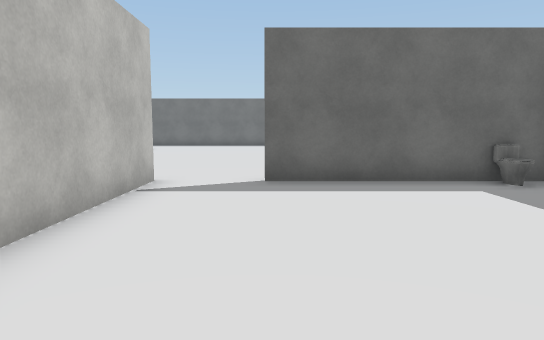
view 1 (above)

18 first-person views from a walk through a Unity game level. The camera is 1.4 m above the floor, tilts 6° down and sees 70° across. The floor is counted in squares, 1.44 m on a side. Each view is taken from the middle of a square. On the plan, view 1 faces up. The plan holds only what a view shows up to about 13 squares ahead; the rest is blank. The player character is not drawn. Door leaves are left out, so doorways stand open. Some surface patterns are stand-ins.

view 2
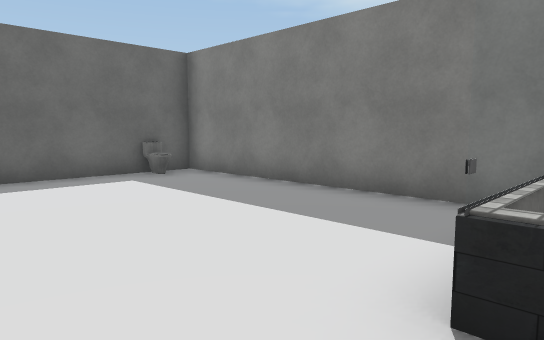

view 3
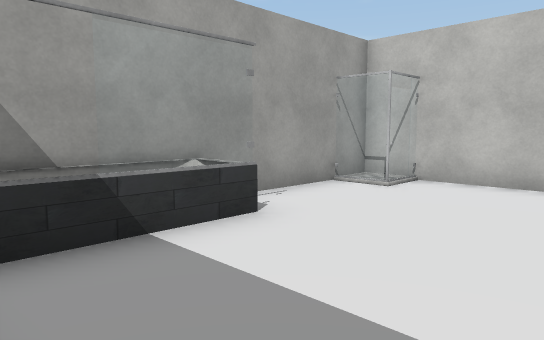

view 4
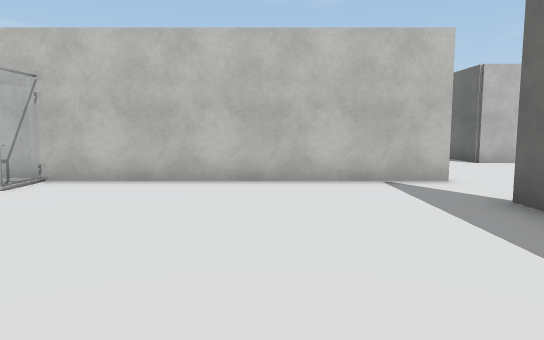

view 5
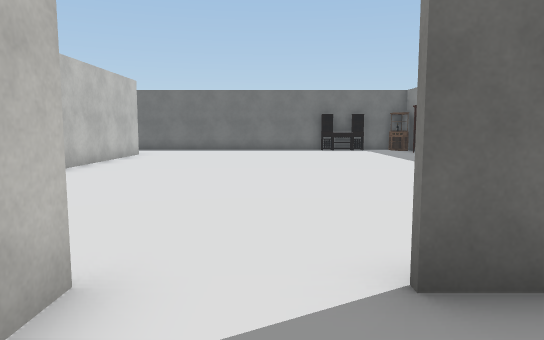

view 6
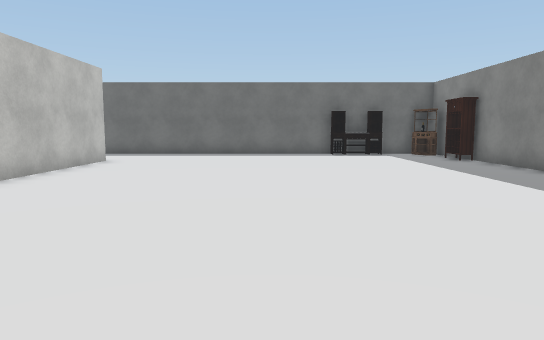

view 7
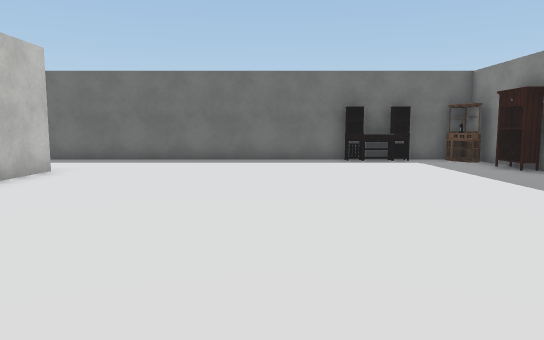

view 8
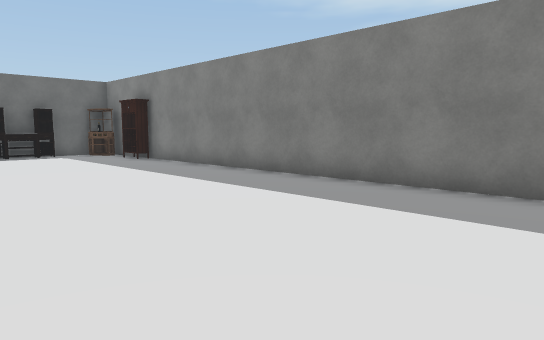

view 9
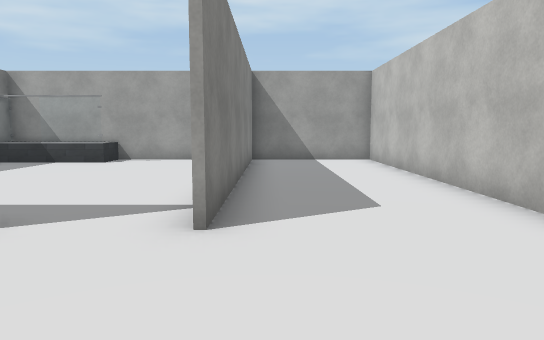

view 10
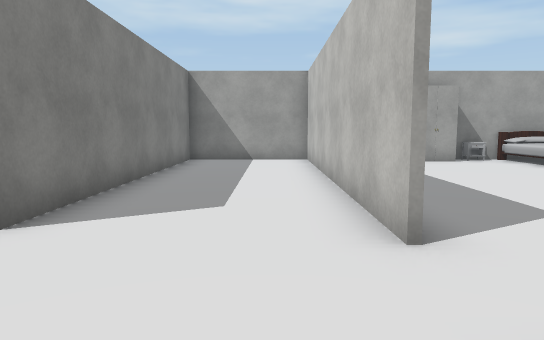

view 11
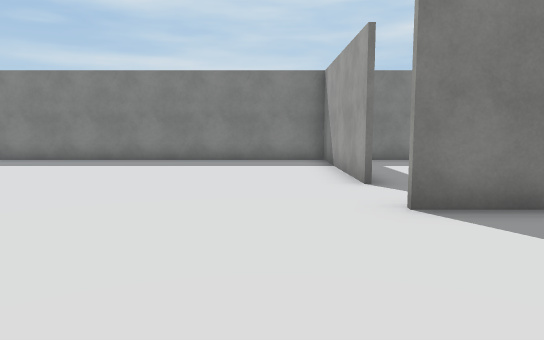

view 12
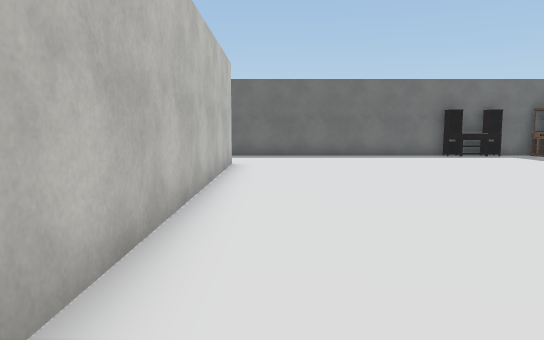

view 13
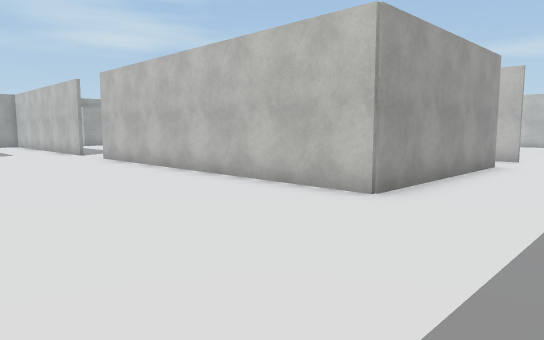

view 14
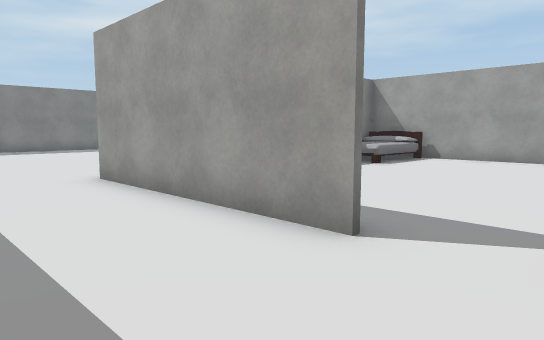

view 15
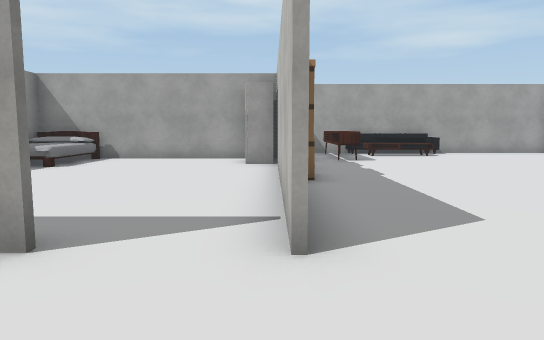

view 16
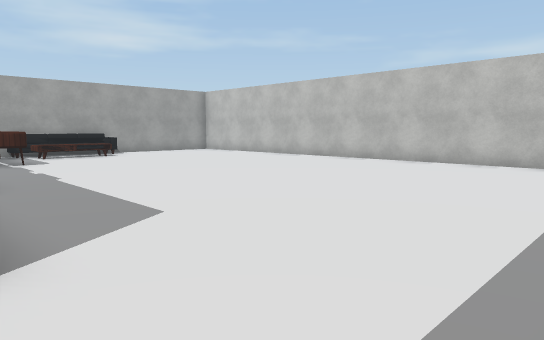

view 17
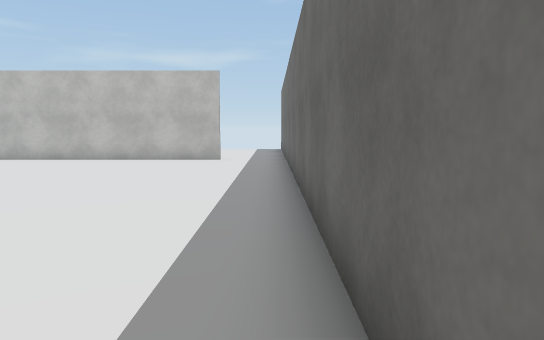

view 18
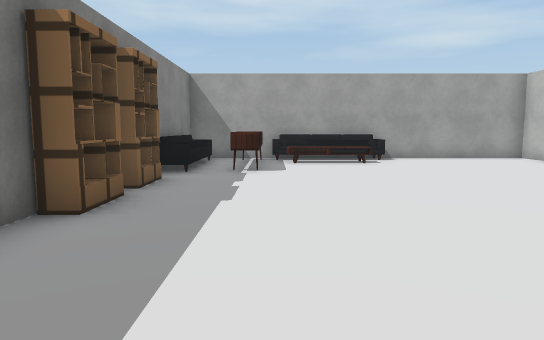

### Floor plan
Points are (right, up) in squares from view 1. A wall is a line through its corners. A room is listed if a view was taken in it or the views show most of it. See-through windows are left out.
Room 1 (views 1, 2, 3, 4, 5)
walls: (1.9, -1.4) (1.9, -0.3) (5, -0.3); (3.5, 7.2) (-0.2, 7.2); (5.3, -0.1) (5.3, 6.6); (-2.2, -0.3) (-1.1, -0.3) (-1.1, -1.5); (5.4, 7.2) (4.4, 7.2); (-2.2, 7.4) (-2.2, -1.4) (5.3, -1.4)
ways out: open door at (-1.5, 7) to room 2; open door at (4.5, 0)
Room 2 (views 6, 7, 8, 9, 10, 12, 13)
walls: (-0.2, 7.3) (5.4, 7.3); (4.4, 7.2) (3.5, 7.2); (-6.1, 20) (-6.1, 12.6); (-6.1, 7.9) (-6.1, -1.4) (-2.4, -1.4) (-2.4, 7.4); (5.3, 6.6) (5.3, 19.2); (4.8, 23.5) (-4.4, 23.5)
ways out: open door at (-1.5, 7) to room 1; open door at (-6, 9) to room 3; opening at (-5.3, 22) to room 4; opening at (-6, 11.5) to room 5
objects: other object (2, 23) to (3, 23); other object (4, 7); other object (5, 20) to (5, 21); other object (5, 23)
Room 3 (view 11)
walls: (-13.8, -1.4) (-10.9, -1.4); (-6.1, 9.9) (-7.9, 9.9)
ways out: open door at (-6, 9) to room 2; open door at (-25, 22.5) to room 4
objects: other object (-20, 7) to (-19, 7); other object (-13, -1) to (-13, 1); other object (-11, -1); other object (-10, -1)
Room 4 (views 14, 15, 16, 17, 18)
walls: (-14.3, 15.5) (-14.3, 16.2); (-12.1, 20) (-6.1, 20); (-14.3, 9.4) (-14.3, 10.6); (-13.5, 23.5) (-25.5, 23.5); (-18.5, 7) (-14.3, 7) (-14.3, 7.9); (-25.4, 21.4) (-25.4, 14.2); (-25.4, 8) (-25.4, 7) (-20.4, 7); (-4.4, 23.5) (-8.1, 23.5)
ways out: opening at (-5.3, 22) to room 2; open door at (-25, 22.5) to room 3; open door at (-13, 20) to room 5
objects: other object (-20, 9) to (-18, 9); other object (-16, 8) to (-16, 11); other object (-15, 8) to (-15, 11); other object (-15, 13); other object (-15, 15); other object (-14, 11)
Room 5 (no view inside)
walls: (-6.1, 12.6) (-6.1, 9.9); (-14.2, 10) (-6.3, 10); (-14.2, 20.1) (-14.2, 13.4)
ways out: opening at (-6, 11.5) to room 2; open door at (-13, 20) to room 4
objects: other object (-8, 11) to (-7, 13)

Where each view was taken, in squares from view 1:
view 1: 0 up, 0 right, facing up
view 2: 1 down, 0 right, facing up-right
view 3: 3 up, 5 right, facing down-left
view 4: 4 up, 5 right, facing left
view 5: 5 up, 1 left, facing up
view 6: 8 up, 1 left, facing up
view 7: 11 up, 1 left, facing up
view 8: 8 up, 1 left, facing up-right
view 9: 11 up, 3 left, facing down
view 10: 11 up, 5 left, facing down
view 11: 9 up, 7 left, facing right
view 12: 9 up, 5 left, facing up
view 13: 23 up, 1 left, facing down-left
view 14: 23 up, 14 left, facing down-right
view 15: 23 up, 14 left, facing down
view 16: 23 up, 14 left, facing down-left
view 17: 23 up, 13 left, facing left
view 18: 20 up, 17 left, facing down
